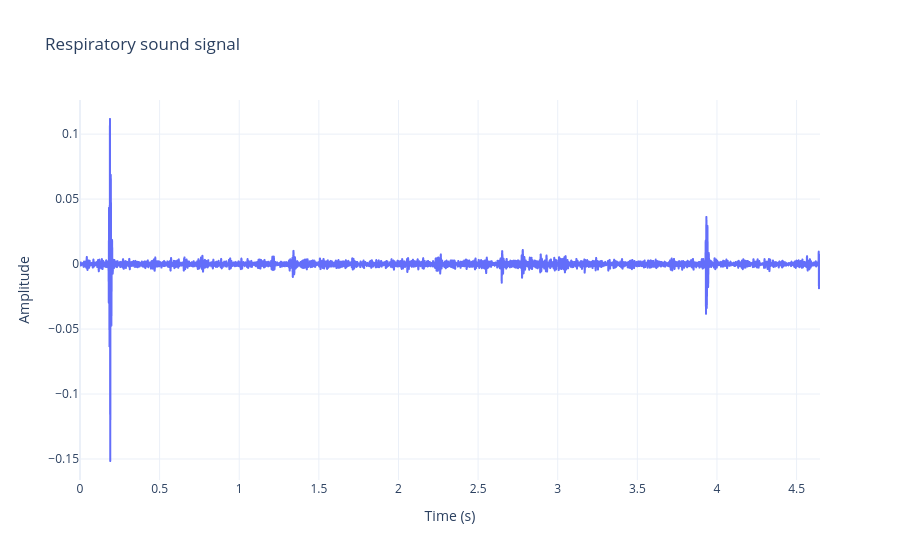

Notebook code cell kept with this figure:
### Code cell
fig = px.line(x=t, y=signal, labels={"x": "Time (s)", "y": "Amplitude"}, title=f"Respiratory sound signal")
fig.update_layout(
    hovermode="x unified",
    template="plotly_white"
)
fig.show()

### Figure 1 — Plotly figure (JSON) as saved in the notebook; plotly's stock layout.template omitted (floating-point values rounded to 4 significant figures; data arrays with more than 128 entries replaced by an {"elided": "..."} marker saying what was removed)
{"data": [{"hovertemplate": "Time (s)=%{x}<br>Amplitude=%{y}<extra></extra>", "legendgroup": "", "line": {"color": "#636efa", "dash": "solid"}, "marker": {"symbol": "circle"}, "mode": "lines", "name": "", "showlegend": false, "type": "scattergl", "x": {"elided": "18589 float values"}, "xaxis": "x", "y": {"elided": "18589 float values"}, "yaxis": "y"}], "layout": {"hovermode": "x unified", "legend": {"tracegroupgap": 0}, "title": {"text": "Respiratory sound signal"}, "xaxis": {"anchor": "y", "domain": [0, 1], "title": {"text": "Time (s)"}}, "yaxis": {"anchor": "x", "domain": [0, 1], "title": {"text": "Amplitude"}}}}
